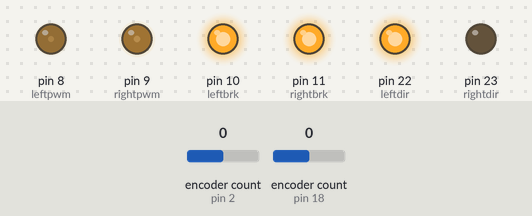
Simulated run of this sketch. Board: Arduino Mega 2560, built with avr-gcc and run on an emulated ATmega2560. On the bench: output pins drawn as LEDs (lit = HIGH). Inputs (shaded band) come from the test bench; at power-on: encoder count (sensors on pin 2, pin 18) 0. What the sketch prints to the serial monitor is not drawn.

Above: at 0.1 s.
Timing chart, 0 to 1.6 s (numbered marks = the images above):
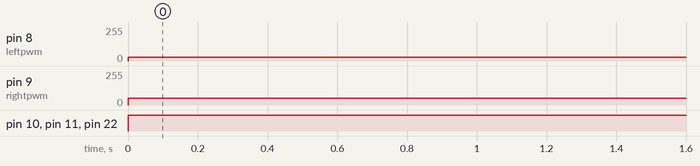

Measured:
- by itself, pin 8 (leftpwm): 0/255 → 30/255 at 0.00 s
- by itself, pin 9 (rightpwm): 0/255 → 50/255 at 0.00 s
- by itself, pin 10 (leftbrk), pin 11 (rightbrk), pin 22 (leftdir): LOW → HIGH at 0.00 s

The sketch:

sketch_sep29a.ino
```cpp
#include <Encoder.h>

char incomingByte;
int leftpwm = 8, rightpwm = 9;
int leftdir = 22, rightdir = 23;
int leftbrk = 10, rightbrk = 11;

Encoder lEnc(2,3);
Encoder rEnc(18,19);

float get_angle( long enc){
  float angle;
  if(enc > 0)
  angle = float(enc%29520)/29520*6.28;
  else
  angle = float(29520+enc%29520)/29520*6.28;
  /*if(angle <0){
    angle = angle + 6.28;
    }*/
  return angle;
}

void ser()
{
  if(Serial.available()) {
    incomingByte = Serial.read();
    Serial.println(incomingByte);
    if( incomingByte == 'w' ){
      Serial.println(incomingByte);
      digitalWrite(leftdir, LOW);
      digitalWrite(rightdir, HIGH);
      digitalWrite(leftbrk, LOW);
      digitalWrite(rightbrk, LOW);
    } else if( incomingByte == 's' ){
      Serial.println(incomingByte);
      digitalWrite(leftdir, HIGH);
      digitalWrite(rightdir, LOW);
      digitalWrite(leftbrk, LOW);
      digitalWrite(rightbrk, LOW);
    } else if( incomingByte == 'd' ){
      Serial.println(incomingByte);
      digitalWrite(leftdir, LOW);
      digitalWrite(rightdir, LOW);
      digitalWrite(leftbrk, LOW);
      digitalWrite(rightbrk, LOW);
    } else if( incomingByte == 'a' ){
      digitalWrite(leftdir, HIGH);
      digitalWrite(rightdir, HIGH);
      digitalWrite(leftbrk, LOW);
      digitalWrite(rightbrk, LOW);
    } else if( incomingByte == '2' ){
      digitalWrite(leftbrk, HIGH);
      digitalWrite(rightbrk, HIGH);
    }
  }
//  ys=Serial.readStringUntil('\t').toInt();
//  xs=Serial.readStringUntil('\t').toInt();
//  lift = Serial.readStringUntil('\n').toInt();
//  x=map(xs,0,640,-8,15);
//  y=map(ys,480,0,10,18);
}

void setup()
{
  Serial.begin(9600);
  pinMode(leftpwm, OUTPUT);
  pinMode(leftbrk, OUTPUT);
  pinMode(leftdir, OUTPUT);
  pinMode(rightpwm, OUTPUT);
  pinMode(rightbrk, OUTPUT);
  pinMode(rightdir, OUTPUT);

}


long long oldPosition  = -999;
long i=1;
void loop()
{
 analogWrite(leftpwm, 30);
 analogWrite(rightpwm, 50);
// digitalWrite(leftdir, HIGH);
// digitalWrite(rightdir, HIGH);
// digitalWrite(rightdir, HIGH);
  //ser();
  if(oldPosition>i*-5000){
    digitalWrite(leftdir, HIGH);
      digitalWrite(rightdir, LOW);
      digitalWrite(leftbrk, HIGH);
      digitalWrite(rightbrk, HIGH);
  }

  else{
    i++;
    digitalWrite(leftbrk, HIGH);
      digitalWrite(rightbrk, HIGH);
      delay(1000);
      //rEnc.write(0);
  }
  long newPosition = lEnc.read();
  if (newPosition != oldPosition) {
    oldPosition = newPosition;
    float a;
    a = get_angle(newPosition);
    Serial.println(a);
    Serial.println(newPosition);
  }
}
```
